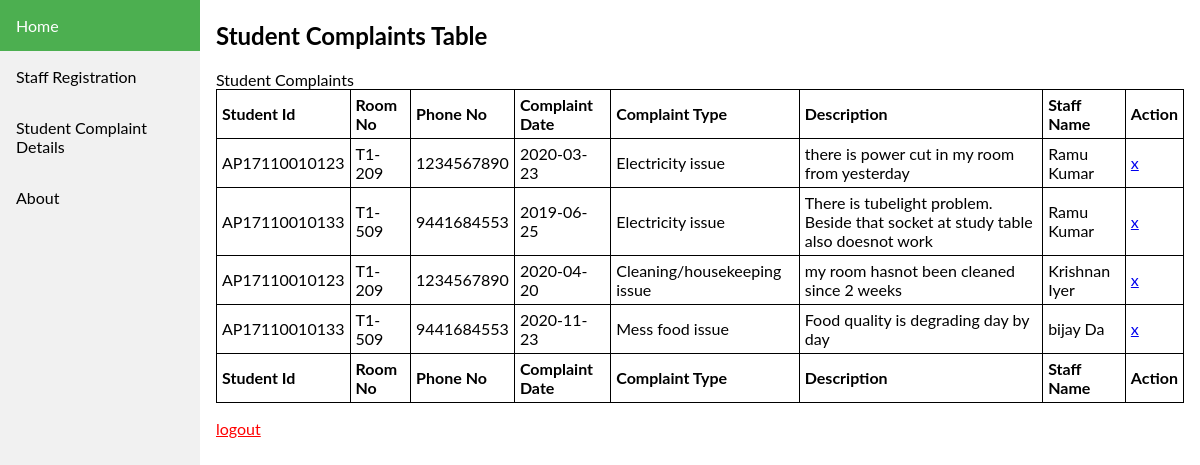
Page /admin/admin_studentdetail.php on the committed database.
### tables this page shows
CREATE TABLE IF NOT EXISTS `complaints` (
  `complaint_date` date NOT NULL,
  `Student_Id` varchar(15) NOT NULL,
  `phoneno` varchar(11) NOT NULL,
  `roomno` varchar(50) NOT NULL,
  `complaint_type` varchar(50) NOT NULL,
  `description` text NOT NULL,
  PRIMARY KEY (`Student_Id`,`complaint_type`)
);

CREATE TABLE IF NOT EXISTS `staff` (
  `Staff_id` int(11) NOT NULL AUTO_INCREMENT,
  `staffname` varchar(50) NOT NULL,
  `email` varchar(50) NOT NULL,
  `phone_no` varchar(11) NOT NULL,
  `reg_date` timestamp NOT NULL DEFAULT CURRENT_TIMESTAMP,
  `department` varchar(50) NOT NULL,
  PRIMARY KEY (`Staff_id`)
);

### admin/admin_studentdetail.php (the view, shortened to what this page needs)
<!DOCTYPE html>
<html>
<head>
</head>
<body>
<div class="sidebar">
  <a class="active" href="#home">Home</a>
  <a href="register2.php">Staff Registration</a>
  <a href="admin_studentdetail.php">Student Complaint Details</a>
  <a href="#about">About</a>
</div>
<div class="content">
<?php
$conn = mysqli_connect("localhost", "root", "", "dbms");
$query = "
    SELECT aa.Student_Id AS Student_Id, aa.roomno, aa.phoneno, aa.complaint_date , aa.complaint_type, aa.description, bb.staffname
    FROM complaints AS aa
    INNER JOIN staff AS bb
    ON aa.complaint_type = bb.department ";
$result = mysqli_query($conn, $query) or die( mysqli_error($conn));
echo '
<div class="ts-main-content">
    <div class="content-wrapper">
      <div class="container-fluid">
        <div class="row">
          <div class="col-md-12">
            <h2 class="page-title">Student Complaints Table</h2>
            <div class="panel panel-default">
              <div class="panel-heading">Student Complaints</div>
              <div class="panel-body">
                <table id="zctb" class="display table table-striped table-bordered table-hover" cellspacing="0" width="100%">
                  <thead>
                      <tr>
                          <th>Student Id</th>
                          <th>Room No</th>
                          <th>Phone No</th>
                          <th>Complaint Date</th>
                          <th>Complaint Type</th>
                          <th>Description</th>
                          <th>Staff Name</th>
                          <th>Action</th>
                          </tr>
                  </thead>
                  <tfoot>
                      <tr>
                          <th>Student Id</th>
                          <th>Room No</th>
                          <th>Phone No</th>
                          <th>Complaint Date</th>
                          <th>Complaint Type</th>
                          <th>Description</th>
                          <th>Staff Name</th>
                          <th>Action</th>
                      </tr>
                  </tfoot>
                  <tbody>';
while($row = mysqli_fetch_array($result)) {
  echo '<td>'.$row['Student_Id'].'</td>';
    echo '<td>'.$row['roomno'].'</td>';
    echo '<td>'.$row['phoneno'].'</td>';
    echo '<td>'.$row['complaint_date'].'</td>';
    echo '<td>'.$row['complaint_type'].'</td>';
    echo '<td>'.$row['description'].'</td>';
    echo '<td>'.$row['staffname'].'</td>';
    echo "<td><a href='delete.php?id=".$row['Student_Id']."' onClick=\"javascript:return confirm('are you sure you want to delete this?');\">x</a></td><tr>";
}
echo '
        </tbody>
    </table>';
?>
</div>
<p> <a href="a.php?logout='1'" style="color: red;">logout</a> </p>
</body>
</html>

### admin/admin_studentdetail.php (style rules this page uses)
table, th, td { border: 1px solid black; border-collapse: collapse; }
th, td { padding: 5px; text-align: left; }
body { margin: 0; font-family: "Lato", sans-serif; }
.sidebar { margin: 0; padding: 0; width: 200px; background-color: #f1f1f1; position: fixed; height: 100%; overflow: auto; }
.sidebar a { display: block; color: black; padding: 16px; text-decoration: none; }
.sidebar a.active { background-color: #4CAF50; color: white; }
div.content { margin-left: 200px; padding: 1px 16px; height: 1000px; }

### rows in the picture
complaints: Student_Id "AP17110010123", roomno "T1-209", phoneno "1234567890", complaint_date "2020-03-23", complaint_type "Electricity issue", description "there is power cut in my room from yesterday", staff.staffname "Ramu Kumar"
complaints: Student_Id "AP17110010133", roomno "T1-509", phoneno "9441684553", complaint_date "2019-06-25", complaint_type "Electricity issue", description "There is tubelight problem. Beside that socket at study table also doesnot work", staff.staffname "Ramu Kumar"
complaints: Student_Id "AP17110010123", roomno "T1-209", phoneno "1234567890", complaint_date "2020-04-20", complaint_type "Cleaning/housekeeping issue", description "my room hasnot been cleaned since 2 weeks", staff.staffname "Krishnan Iyer"
complaints: Student_Id "AP17110010133", roomno "T1-509", phoneno "9441684553", complaint_date "2020-11-23", complaint_type "Mess food issue", description "Food quality is degrading day by day", staff.staffname "bijay Da"
